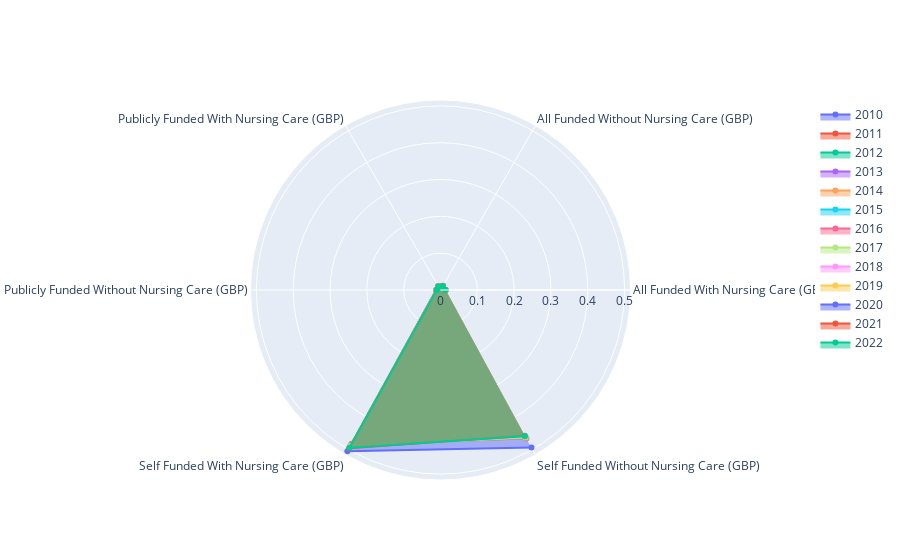

The notebook cell this image was saved under:
### Code cell
# spider plot with all years (percentage)

fig = go.Figure()

for year_i in range(0, len(care_home_charges_scot)):
    fig.add_trace(go.Scatterpolar(
        r = care_home_charges_scot_perc.iloc[year_i].tolist(),
        theta = care_home_charges_scot_perc.columns.values.tolist(),
        fill = "toself",
        name = str(care_home_charges_scot_perc.index[year_i]).replace("0331","")
    ))


fig.show()

### Figure 1 — Plotly figure (JSON) as saved in the notebook; plotly's stock layout.template omitted (floating-point values rounded to 4 significant figures)
{"data": [{"fill": "toself", "name": "2010", "r": [0, 0, 0, 0, 0.5059, 0.4941], "theta": ["All Funded With Nursing Care (GBP)", "All Funded Without Nursing Care (GBP)", "Publicly Funded With Nursing Care (GBP)", "Publicly Funded Without Nursing Care (GBP)", "Self Funded With Nursing Care (GBP)", "Self Funded Without Nursing Care (GBP)"], "type": "scatterpolar"}, {"fill": "toself", "name": "2011", "r": [0.01411, 0.01296, 0.01271, 0.01203, 0.4821, 0.4661], "theta": ["All Funded With Nursing Care (GBP)", "All Funded Without Nursing Care (GBP)", "Publicly Funded With Nursing Care (GBP)", "Publicly Funded Without Nursing Care (GBP)", "Self Funded With Nursing Care (GBP)", "Self Funded Without Nursing Care (GBP)"], "type": "scatterpolar"}, {"fill": "toself", "name": "2012", "r": [0.01362, 0.01266, 0.01228, 0.01159, 0.4865, 0.4633], "theta": ["All Funded With Nursing Care (GBP)", "All Funded Without Nursing Care (GBP)", "Publicly Funded With Nursing Care (GBP)", "Publicly Funded Without Nursing Care (GBP)", "Self Funded With Nursing Care (GBP)", "Self Funded Without Nursing Care (GBP)"], "type": "scatterpolar"}, {"fill": "toself", "name": "2013", "r": [0.01358, 0.01267, 0.01217, 0.01145, 0.4872, 0.4629], "theta": ["All Funded With Nursing Care (GBP)", "All Funded Without Nursing Care (GBP)", "Publicly Funded With Nursing Care (GBP)", "Publicly Funded Without Nursing Care (GBP)", "Self Funded With Nursing Care (GBP)", "Self Funded Without Nursing Care (GBP)"], "type": "scatterpolar"}, {"fill": "toself", "name": "2014", "r": [0.01356, 0.01261, 0.01209, 0.01143, 0.4847, 0.4656], "theta": ["All Funded With Nursing Care (GBP)", "All Funded Without Nursing Care (GBP)", "Publicly Funded With Nursing Care (GBP)", "Publicly Funded Without Nursing Care (GBP)", "Self Funded With Nursing Care (GBP)", "Self Funded Without Nursing Care (GBP)"], "type": "scatterpolar"}, {"fill": "toself", "name": "2015", "r": [0.01347, 0.01258, 0.01188, 0.01125, 0.4859, 0.4649], "theta": ["All Funded With Nursing Care (GBP)", "All Funded Without Nursing Care (GBP)", "Publicly Funded With Nursing Care (GBP)", "Publicly Funded Without Nursing Care (GBP)", "Self Funded With Nursing Care (GBP)", "Self Funded Without Nursing Care (GBP)"], "type": "scatterpolar"}, {"fill": "toself", "name": "2016", "r": [0.01336, 0.01245, 0.0117, 0.01103, 0.4876, 0.4639], "theta": ["All Funded With Nursing Care (GBP)", "All Funded Without Nursing Care (GBP)", "Publicly Funded With Nursing Care (GBP)", "Publicly Funded Without Nursing Care (GBP)", "Self Funded With Nursing Care (GBP)", "Self Funded Without Nursing Care (GBP)"], "type": "scatterpolar"}, {"fill": "toself", "name": "2017", "r": [0.01343, 0.01241, 0.01181, 0.01099, 0.489, 0.4624], "theta": ["All Funded With Nursing Care (GBP)", "All Funded Without Nursing Care (GBP)", "Publicly Funded With Nursing Care (GBP)", "Publicly Funded Without Nursing Care (GBP)", "Self Funded With Nursing Care (GBP)", "Self Funded Without Nursing Care (GBP)"], "type": "scatterpolar"}, {"fill": "toself", "name": "2018", "r": [0.01346, 0.0124, 0.01164, 0.01094, 0.4914, 0.4602], "theta": ["All Funded With Nursing Care (GBP)", "All Funded Without Nursing Care (GBP)", "Publicly Funded With Nursing Care (GBP)", "Publicly Funded Without Nursing Care (GBP)", "Self Funded With Nursing Care (GBP)", "Self Funded Without Nursing Care (GBP)"], "type": "scatterpolar"}, {"fill": "toself", "name": "2019", "r": [0.01358, 0.01242, 0.0116, 0.01073, 0.4922, 0.4595], "theta": ["All Funded With Nursing Care (GBP)", "All Funded Without Nursing Care (GBP)", "Publicly Funded With Nursing Care (GBP)", "Publicly Funded Without Nursing Care (GBP)", "Self Funded With Nursing Care (GBP)", "Self Funded Without Nursing Care (GBP)"], "type": "scatterpolar"}, {"fill": "toself", "name": "2020", "r": [null, null, null, null, null, null], "theta": ["All Funded With Nursing Care (GBP)", "All Funded Without Nursing Care (GBP)", "Publicly Funded With Nursing Care (GBP)", "Publicly Funded Without Nursing Care (GBP)", "Self Funded With Nursing Care (GBP)", "Self Funded Without Nursing Care (GBP)"], "type": "scatterpolar"}, {"fill": "toself", "name": "2021", "r": [0.01333, 0.01221, 0.01111, 0.01034, 0.496, 0.457], "theta": ["All Funded With Nursing Care (GBP)", "All Funded Without Nursing Care (GBP)", "Publicly Funded With Nursing Care (GBP)", "Publicly Funded Without Nursing Care (GBP)", "Self Funded With Nursing Care (GBP)", "Self Funded Without Nursing Care (GBP)"], "type": "scatterpolar"}, {"fill": "toself", "name": "2022", "r": [0.01341, 0.01223, 0.01113, 0.01029, 0.4944, 0.4585], "theta": ["All Funded With Nursing Care (GBP)", "All Funded Without Nursing Care (GBP)", "Publicly Funded With Nursing Care (GBP)", "Publicly Funded Without Nursing Care (GBP)", "Self Funded With Nursing Care (GBP)", "Self Funded Without Nursing Care (GBP)"], "type": "scatterpolar"}], "layout": {}}
